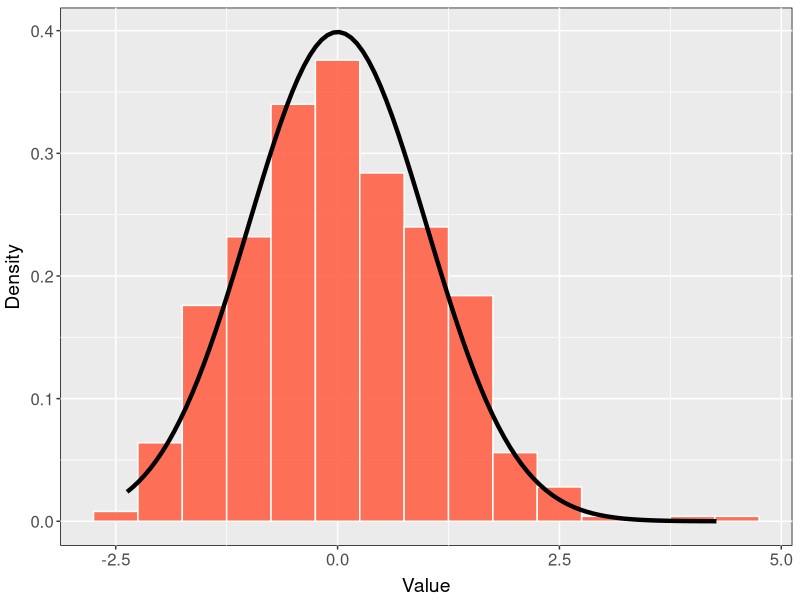

The R source for this figure:
## ---- chunk 1
lambda <- 1; n <- 40; nosim <- 500
set.seed(123456)
mu <- lambda; sigma <- sqrt(lambda)
x <- c(apply(matrix(rpois(nosim * n, lambda), nosim), 1, mean))
scale_x <- sqrt(n)*(x - mu)/sigma
DT <- data.frame(x,  scale_x = sqrt(n)*(x - mu)/sigma)
library(ggplot2)
g <- ggplot(DT, aes(x = scale_x)) + 
            xlab("Value") + 
            ylab("Density")
g + geom_histogram(alpha = 0.9, binwidth = 0.5, color = "white", 
                   fill = "tomato", aes(y = ..density..)) + 
    stat_function(fun = dnorm, size = 1.5) + 
    theme(axis.title.x = element_text(size = 14, vjust = 0.1)) + 
    theme(axis.title.y = element_text(size = 14, vjust = 1.5)) + 
    theme(axis.text.x = element_text(size = 12, color = "grey30")) + 
    theme(axis.text.y = element_text(size = 12, color = "grey30")) + 
    theme(panel.background = element_blank()) + 
    theme(panel.background = element_rect(color = "black"))

## ---- chunk 2
sample_mu <- mean(x); sample_var <- var(x)
data.frame(Name = c("Average of sample means", "Theoretical mean", 
                    "Variance of sample means", 
                    "Theoretical variance (devided by n)"), 
           Value = round(c(sample_mu, mu, sample_var, (sigma/sqrt(n))^2), 
                         digits = 2), 
           stringsAsFactors = F)
